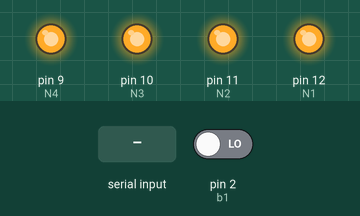
The sketch below on a simulated Arduino Uno, built with avr-gcc and run on an emulated ATmega328P. Shown: output pins drawn as LEDs (lit = HIGH). Inputs (shaded band) come from the test bench; at power-on: pin 2 (b1) LOW. What the sketch prints to the serial monitor is not drawn.

Above: at 1.2 s.
1.3 s: "1\n" received over Serial
At 2.5 s:
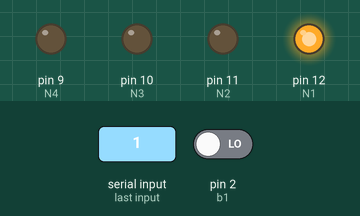
2.8 s: "0\n" received over Serial
At 3.7 s:
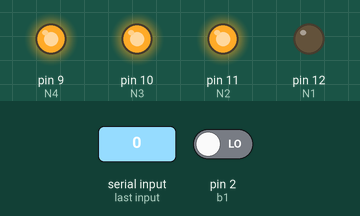
4.3 s: "2\n" received over Serial
At 4.8 s:
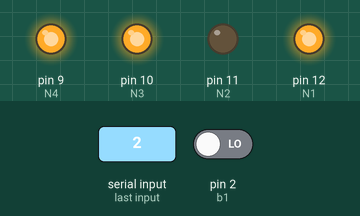
5.8 s: "6\n" received over Serial
At 7.0 s:
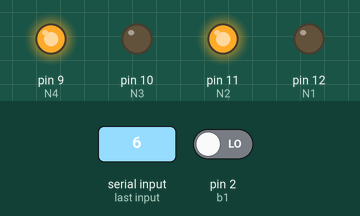
7.3 s: "7\n" received over Serial
At 8.3 s:
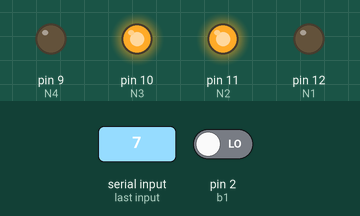
8.8 s: "8\n" received over Serial
At 9.5 s:
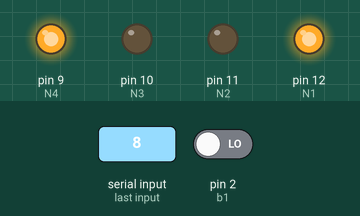
Timing chart, 0 to 11.3 s (numbered marks = the images above; inputs shaded):
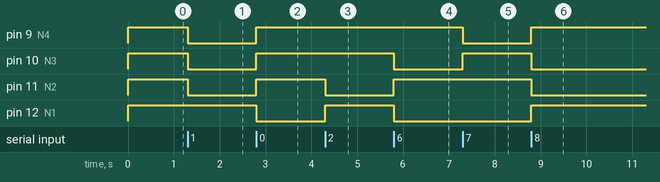

Measured:
- after the input at 1.3 s, pin 9 (N4), pin 10 (N3), pin 11 (N2): HIGH → LOW at once
- after the input at 2.8 s, pin 9 (N4), pin 10 (N3), pin 11 (N2): LOW → HIGH at once; pin 12 (N1): HIGH → LOW at once
- after the input at 4.3 s, pin 11 (N2): HIGH → LOW at once; pin 12 (N1): LOW → HIGH at once
- after the input at 5.8 s, pin 10 (N3), pin 12 (N1): HIGH → LOW at once; pin 11 (N2): LOW → HIGH at once
- after the input at 7.3 s, pin 9 (N4): HIGH → LOW at once; pin 10 (N3): LOW → HIGH at once
- after the input at 8.8 s, pin 9 (N4), pin 12 (N1): LOW → HIGH at once; pin 10 (N3), pin 11 (N2): HIGH → LOW at once

The sketch:

ButtonControll.ino
```cpp
#define N1 12
#define N2 11
#define N3 10
#define N4 9
#define b1 2
char inSTR;
void setup() {
  pinMode(N1, OUTPUT);
  pinMode(N2, OUTPUT);
  pinMode(N3, OUTPUT);
  pinMode(N4, OUTPUT);
  pinMode(b1, INPUT);

  digitalWrite(N1,HIGH);
  digitalWrite(N2,HIGH);
  digitalWrite(N3,HIGH);
  digitalWrite(N4,HIGH);
Serial.begin(9600);
}
void loop() {
while (Serial.available())
    {
      if (digitalRead(b1))
      {Serial.write("On");}
          char inChar=(char)Serial.read();
          inSTR=inChar;
          if (inChar =='\n')
          {
            break;
          }
          Serial.write("\n Ok ");
  digitalWrite(N1,HIGH);
  digitalWrite(N2,HIGH);
  digitalWrite(N3,HIGH);
  digitalWrite(N4,HIGH);

switch(inSTR)
    {
       case '1':
        digitalWrite(N2,LOW);
        digitalWrite(N3,LOW);
        digitalWrite(N4,LOW);
        delay(500);
        Serial.write("1");
        break;
        case '0':
          digitalWrite(N1,LOW);
          delay(500);
           Serial.write("0");
          break;
        case '2':
          digitalWrite(N2,LOW);
          delay(500);
            Serial.write("2");
          break;

        case '6':
        digitalWrite(N1,LOW);
        digitalWrite(N3,LOW);
        delay(500);
        Serial.write("6");
        break;
        case '7':
        digitalWrite(N1,LOW);
        digitalWrite(N4,LOW);
        delay(500);
        Serial.write("7");
        break;
        case '8':
          digitalWrite(N2,LOW);
        digitalWrite(N3,LOW);
        delay(500);
        Serial.write("8");
        break;

          case '3':
        digitalWrite(N1,LOW);
        digitalWrite(N3,LOW);
        digitalWrite(N4,LOW);
        delay(500);
        digitalWrite(N1,HIGH);
        digitalWrite(N3,HIGH);
        digitalWrite(N4,HIGH);
        Serial.write("3");
        break;
           case '4':
        digitalWrite(N1,LOW);
        digitalWrite(N2,LOW);
        digitalWrite(N4,LOW);
        delay(500);
        Serial.write("4");
        break;
             case '5':
        digitalWrite(N1,LOW);
        digitalWrite(N3,LOW);
        digitalWrite(N4,LOW);
        delay(500);
        Serial.write("5");
        break;

    }
    }
}
```
